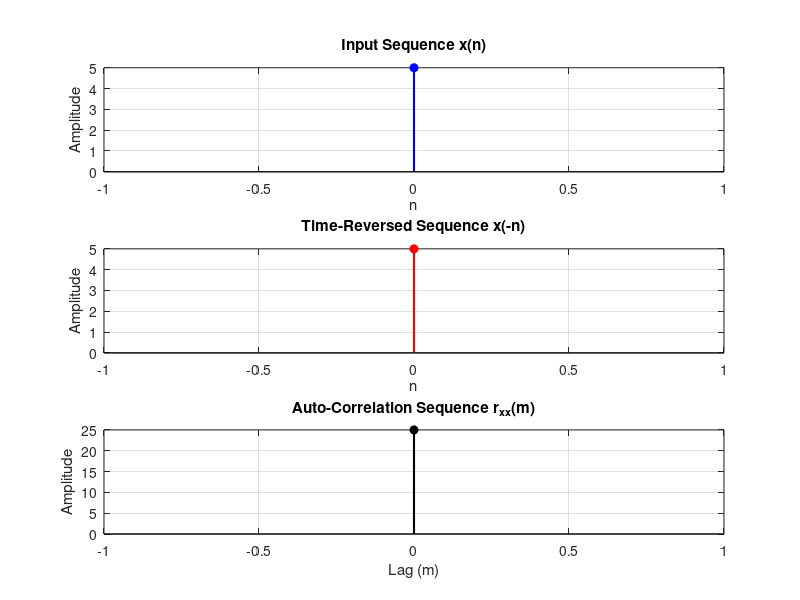

The MATLAB source for this figure:
clc;
clearvars;
close all;

%% Output Directory Setup
output_dir = fullfile(fileparts(mfilename('fullpath')), 'outputs');
if ~exist(output_dir, 'dir')
    mkdir(output_dir);
end

%% Declaring Sequences & Length (with automated fallback)
if ~exist('x_l', 'var') || isempty(x_l)
    try
        x_l = input('Enter your sequence x(l) [default: [1 2 3 4]]: ');
    catch
        x_l = [];
    end
    if isempty(x_l), x_l = [1, 2, 3, 4]; end
end

X_l = fliplr(x_l); % Time-reversed sequence x(-l)
N1 = length(x_l);
N2 = length(X_l);
N = N1 + N2 - 1;

%% Zero Padding
x_l_pad = [x_l, zeros(1, N - N1)];
X_l_pad = [X_l, zeros(1, N - N2)];
y_l = zeros(1, N);

%% Auto-Correlation Computation using Loop (Convolution with Time-Reversed Sequence)
for n = 1:N
    for L = 1:n
        if (n - L + 1 > 0) && (n - L + 1 <= N2)
            y_l(n) = y_l(n) + x_l_pad(L) * X_l_pad(n - L + 1);
        end
    end
end

fprintf('Input sequence x(n): '); disp(x_l);
fprintf('Time-reversed sequence x(-n): '); disp(X_l);
fprintf('Auto-correlation result r_xx: '); disp(y_l);

%% Plotting with Dynamic Lag Axis
lags = -(N1 - 1):1:(N1 - 1);
nx = 0:N1-1;

fig = figure('Name', 'Auto-Correlation Analysis', 'Position', [100, 100, 750, 700], 'Visible', 'off');

subplot(3,1,1);
stem(nx, x_l, 'b', 'LineWidth', 1.5, 'MarkerFaceColor', 'b');
xlabel('n');
ylabel('Amplitude');
title('Input Sequence x(n)');
grid on;

subplot(3,1,2);
stem(-fliplr(nx), X_l, 'r', 'LineWidth', 1.5, 'MarkerFaceColor', 'r');
xlabel('n');
ylabel('Amplitude');
title('Time-Reversed Sequence x(-n)');
grid on;

subplot(3,1,3);
stem(lags, y_l, 'k', 'LineWidth', 1.5, 'MarkerFaceColor', 'k');
xlabel('Lag (m)');
ylabel('Amplitude');
title('Auto-Correlation Sequence r_{xx}(m)');
grid on;

saveas(fig, fullfile(output_dir, 'auto_correlation.png'));
close(fig);
fprintf('Saved figure to %s\n', fullfile(output_dir, 'auto_correlation.png'));
